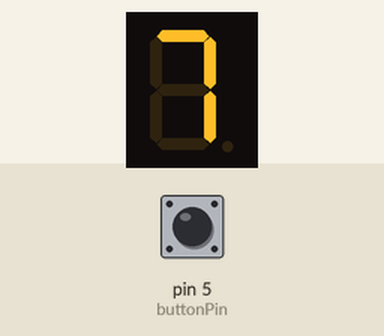
Recording of a sketch running on a simulated Arduino Uno, built with avr-gcc and run on an emulated ATmega328P. On the bench: 1-digit seven-segment display. Wiring (inferred from the names in the program): 1-digit 7-segment display, segments lit when HIGH: segments pin 7, pin 6, pin 8, pin 11, pin 10, pin 12, pin 13. Inputs (shaded band) come from the test bench; at power-on: pin 5 (buttonPin) HIGH. The segment pins are drawn as the display they are named for.

Above: at 1.2 s.
1.3 s: pin 5 (buttonPin) pulled LOW for 0.15 s
At 2.5 s:
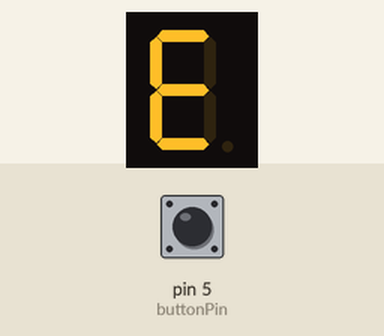
3.1 s: pin 5 (buttonPin) pulled LOW for 1 s
At 5.1 s:
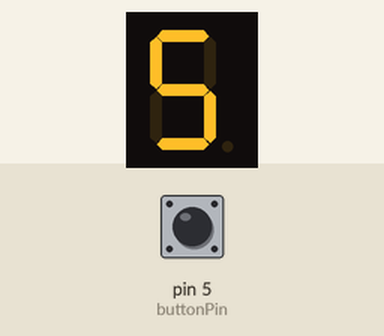
5.8 s: pin 5 (buttonPin) pulled LOW for 0.15 s
At 7.1 s:
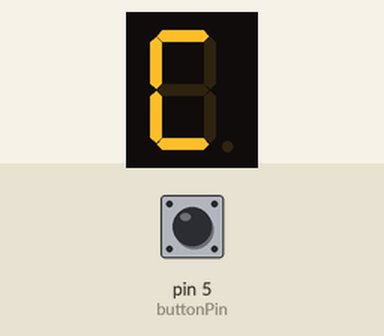
7.6 s: pin 5 (buttonPin) pulled LOW for 1 s
At 9.8 s:
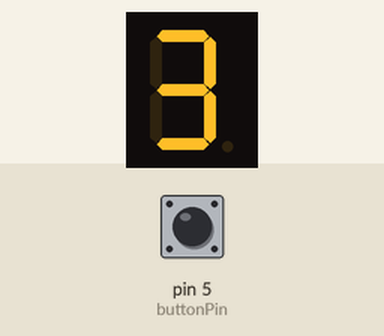
10.3 s: pin 5 (buttonPin) pulled LOW for 3.2 s
At 14.7 s:
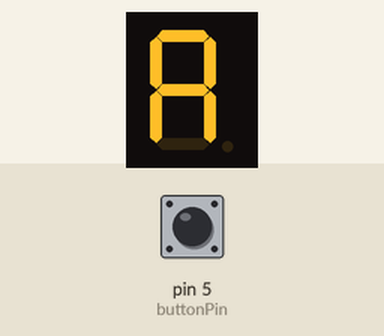
15.2 s: pin 5 (buttonPin) pulsed LOW 5 times (0.12 s each, 0.3 s apart)
At 17.7 s:
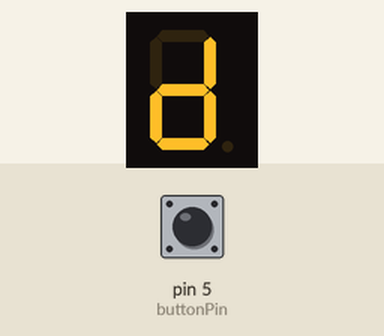
Timing chart, 0 to 19.2 s (numbered marks = the images above; inputs shaded):
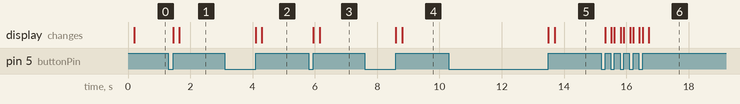

Measured:
- after the input at 1.3 s, the display: first changes after 0.15 s (image 1 shows a later state)
- after the input at 3.1 s, the display: first changes after 1.0 s (image 2 shows a later state)
- after the input at 5.8 s, the display: first changes after 0.15 s (image 3 shows a later state)
- after the input at 7.6 s, the display: first changes after 1.0 s (image 4 shows a later state)
- after the input at 10.3 s, the display: first changes after 3.2 s (image 5 shows a later state)
- after the input at 15.2 s, the display: first changes after 0.12 s (image 6 shows a later state)

The sketch:

Exp2_Version1.ino
```cpp
//Zekiye Dogan - 2017510025

//define button pin
const int buttonPin = 5;
//define 7-segment-display pins
const int a = 7;
const int b = 6;
const int c = 8;
const int d = 11;
const int e = 10;
const int f = 12;
const int g = 13;

//to hold current button status
int currentButtonState = 0;
//to hold old button status
int oldButtonState = 0;
//to keep which number to show on display
int numberToShow = 0;

int TIME_DISPLAY = 200;
//to increase the number according to the value we select
//when the button is pressed
int COUNTER_VALUE = 7;

void setup()
{
  //define button pin as input
  pinMode(buttonPin, INPUT_PULLUP);
  //define 7-segment-display pins as output
  pinMode(a, OUTPUT);
  pinMode(b, OUTPUT);
  pinMode(c, OUTPUT);
  pinMode(d, OUTPUT);
  pinMode(e, OUTPUT);
  pinMode(f, OUTPUT);
  pinMode(g, OUTPUT);
  //initially print 0 until button pressed
  printNumber(numberToShow);
}

void loop()
{
  currentButtonState = digitalRead(buttonPin);//current button status
  //check if the current and previous button state is different &
  //the current button state is HIGH
  //allows only one change even if we keep the button pressed
  if (oldButtonState != currentButtonState && currentButtonState == HIGH) {//button is pressed
    //increase number by COUNTER_VALUE
    numberToShow = COUNTER_VALUE + numberToShow;
    //to return to the beginning by taking the mode
    //when the number is greater than 15
    if(numberToShow > 15){
      numberToShow = numberToShow % 16;
    }
    ledOff();//to avoid confusion of numbers
    delay(TIME_DISPLAY);
    //prints the number until button pressed again
    printNumber(numberToShow);
  }
  oldButtonState = currentButtonState;//old button status
}

//to reset display for the next operations
void ledOff() {
  digitalWrite(a, LOW);
  digitalWrite(b, LOW);
  digitalWrite(c, LOW);
  digitalWrite(d, LOW);
  digitalWrite(e, LOW);
  digitalWrite(f, LOW);
  digitalWrite(g, LOW);
}

//computes which legs(a,b,c,d,e,f,g) of the display will be high
//for the parts of the numbers that need to be lit
void printNumber(int value){
  //10(A),11(B),12(C),13(D),14(E),15(F)
  if(value!=1 && value!=4 && value!=11 && value!=13)
    digitalWrite(a,HIGH);

  if(value!=5 && value!=6 && value!=11 && value!=12 &&
    value!=14 && value!=15)
    digitalWrite(b,HIGH);

   if(value!=2 && value!=12 && value!=14 && value!=15)
    digitalWrite(c,HIGH);

  if(value!=1 && value!=4 && value!=7 && value!=10 && value!=15)
    digitalWrite(d,HIGH);

  if(value!=1 && value!=3 && value!=4 && value!=5 &&
    value!=7 && value!=9)
    digitalWrite(e,HIGH);

  if(value!=1 && value!=2 && value!=3 && value!=7 && value!=13)
    digitalWrite(f,HIGH);

  if(value!=0 && value!=1 && value!=7 && value!=12)
    digitalWrite(g,HIGH);
}
```
